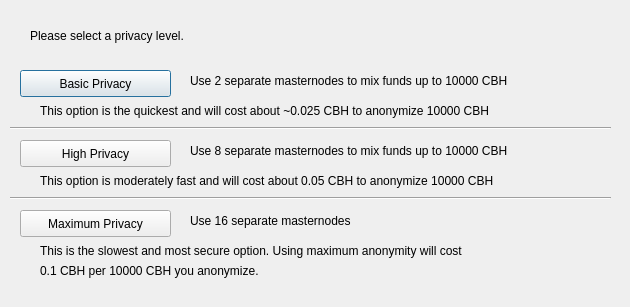
<?xml version="1.0" encoding="UTF-8"?>
<ui version="4.0">
 <class>ObfuscationConfig</class>
 <widget class="QDialog" name="ObfuscationConfig">
  <property name="geometry">
   <rect>
    <x>0</x>
    <y>0</y>
    <width>630</width>
    <height>307</height>
   </rect>
  </property>
  <property name="windowTitle">
   <string>Configure Obfuscation</string>
  </property>
  <widget class="QPushButton" name="buttonBasic">
   <property name="geometry">
    <rect>
     <x>20</x>
     <y>70</y>
     <width>151</width>
     <height>27</height>
    </rect>
   </property>
   <property name="text">
    <string>Basic Privacy</string>
   </property>
  </widget>
  <widget class="QPushButton" name="buttonHigh">
   <property name="geometry">
    <rect>
     <x>20</x>
     <y>140</y>
     <width>151</width>
     <height>27</height>
    </rect>
   </property>
   <property name="text">
    <string>High Privacy</string>
   </property>
  </widget>
  <widget class="QPushButton" name="buttonMax">
   <property name="geometry">
    <rect>
     <x>20</x>
     <y>210</y>
     <width>151</width>
     <height>27</height>
    </rect>
   </property>
   <property name="text">
    <string>Maximum Privacy</string>
   </property>
  </widget>
  <widget class="QLabel" name="label">
   <property name="geometry">
    <rect>
     <x>30</x>
     <y>20</y>
     <width>571</width>
     <height>31</height>
    </rect>
   </property>
   <property name="text">
    <string>Please select a privacy level.</string>
   </property>
  </widget>
  <widget class="QLabel" name="label_2">
   <property name="geometry">
    <rect>
     <x>190</x>
     <y>70</y>
     <width>421</width>
     <height>21</height>
    </rect>
   </property>
   <property name="text">
    <string>Use 2 separate masternodes to mix funds up to 10000 CBH</string>
   </property>
  </widget>
  <widget class="QLabel" name="label_3">
   <property name="geometry">
    <rect>
     <x>190</x>
     <y>140</y>
     <width>411</width>
     <height>21</height>
    </rect>
   </property>
   <property name="text">
    <string>Use 8 separate masternodes to mix funds up to 10000 CBH</string>
   </property>
  </widget>
  <widget class="QLabel" name="label_4">
   <property name="geometry">
    <rect>
     <x>190</x>
     <y>210</y>
     <width>421</width>
     <height>21</height>
    </rect>
   </property>
   <property name="text">
    <string>Use 16 separate masternodes</string>
   </property>
  </widget>
  <widget class="QLabel" name="label_6">
   <property name="geometry">
    <rect>
     <x>40</x>
     <y>100</y>
     <width>561</width>
     <height>21</height>
    </rect>
   </property>
   <property name="text">
    <string>This option is the quickest and will cost about ~0.025 CBH to anonymize 10000 CBH</string>
   </property>
  </widget>
  <widget class="QLabel" name="label_7">
   <property name="geometry">
    <rect>
     <x>40</x>
     <y>170</y>
     <width>561</width>
     <height>21</height>
    </rect>
   </property>
   <property name="text">
    <string>This option is moderately fast and will cost about 0.05 CBH to anonymize 10000 CBH</string>
   </property>
  </widget>
  <widget class="QLabel" name="label_8">
   <property name="geometry">
    <rect>
     <x>40</x>
     <y>240</y>
     <width>561</width>
     <height>21</height>
    </rect>
   </property>
   <property name="text">
    <string>This is the slowest and most secure option. Using maximum anonymity will cost</string>
   </property>
  </widget>
  <widget class="QLabel" name="label_9">
   <property name="geometry">
    <rect>
     <x>40</x>
     <y>260</y>
     <width>561</width>
     <height>21</height>
    </rect>
   </property>
   <property name="text">
    <string>0.1 CBH per 10000 CBH you anonymize.</string>
   </property>
  </widget>
  <widget class="Line" name="line">
   <property name="geometry">
    <rect>
     <x>10</x>
     <y>120</y>
     <width>601</width>
     <height>16</height>
    </rect>
   </property>
   <property name="orientation">
    <enum>Qt::Horizontal</enum>
   </property>
  </widget>
  <widget class="Line" name="line_2">
   <property name="geometry">
    <rect>
     <x>10</x>
     <y>190</y>
     <width>601</width>
     <height>16</height>
    </rect>
   </property>
   <property name="orientation">
    <enum>Qt::Horizontal</enum>
   </property>
  </widget>
 </widget>
 <resources/>
 <connections/>
</ui>
